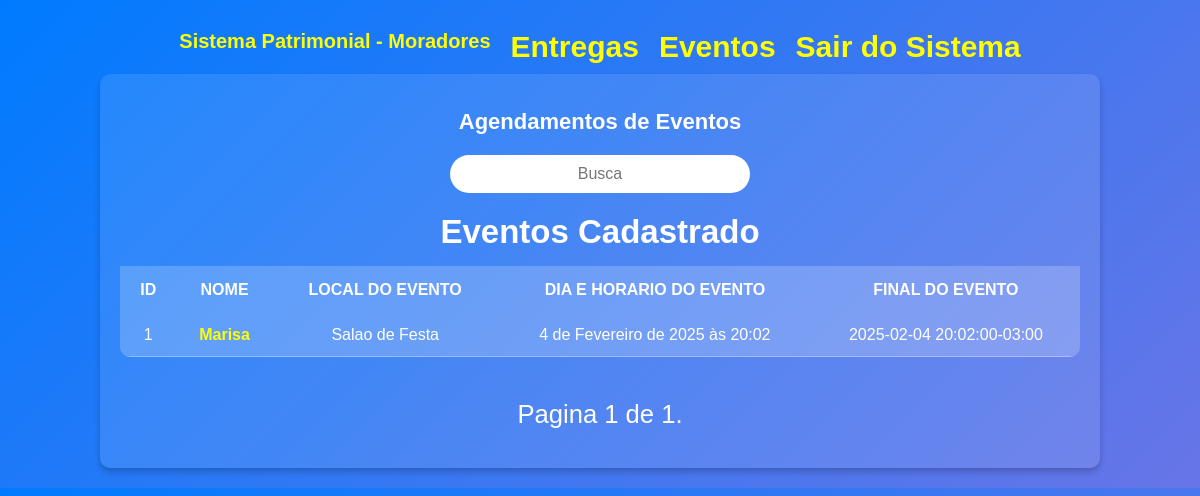
The app's page /moradores/eventos/ (signed in) with its own data.
### contact/models.py (models this page shows)
class Eventos(models.Model):
    local_evento = models.CharField(max_length=50)
    nome_responsavel = models.CharField(max_length=150)
    tipo_de_evento = models.CharField(max_length=100,  blank=True, null=True)
    apartamento = models.ForeignKey(Apartamento,
                                    on_delete=models.SET_NULL,
                                    blank=True, null=True
                                     )
    data_horas_evento = models.DateTimeField(default=timezone.now)
    horario_final_evento = models.CharField(max_length=25)
    nomes_autorizados = models.TextField()
    veiculos_autorizados = models.TextField()

### moradores/views.py (the view)
# urls.py: path('eventos/', views.eventos, name='eventos' ),
@morador_required
def eventos(request):
    morador = request.user.moradore
    eventos = Eventos.objects.filter(apartamento=morador.apartamento).order_by('-id')
    paginator = Paginator(eventos, 10)
    page_number = request.GET.get("page")
    page_obj = paginator.get_page(page_number)
    return render(request, 'moradores/eventos.html', {'page_obj': page_obj})

### moradores/views.py (called while the page is built)
def morador_required(view_func):
    @wraps(view_func)
    @login_required(login_url='moradores:login_views_moradores')  # Exige login
    def _wrapped_view(request, *args, **kwargs):
        if not hasattr(request.user, 'moradore'):  # Se não for morador
            messages.error(request, 'Acesso negado! Somente moradores podem acessar esta área.')
            return redirect('moradores:login_views_moradores')  # Redireciona para a página inicial ou login dos porteiros
        return view_func(request, *args, **kwargs)
    return _wrapped_view

### moradores/templates/moradores/eventos.html (shortened to what this page needs)
<!DOCTYPE html>
<html lang="pt-BR">
    {% include "cabecario/_base.html" %}
<body>
    {% include "cabecario/menu.html" %}
<div class="responsive-table">
    <table class="contacts-table">
        <caption class="table-caption" >
            Agendamentos de Eventos
            <div class="search">
                <form action="{% url "moradores:eventos_busca" %}"
                method="GET">
                    <input
                    type="text"
                    class="search-input"
                    placeholder="Busca"
                    id="busca_evento"
                    name="q"
                    value="{{ request.GET.q.strip }}"
                    >
                </form>
            </div>
            <h2> Eventos Cadastrado </h2>
        </caption>
        <thead>
            <tr class="table-row table-row-header">
                <th class="table-header">ID</th>
                <th class="table-header">Nome</th>
                <th class="table-header">Local do Evento</th>
                <th class="table-header">Dia e Horario do Evento</th>
                <th class="table-header">Final do Evento</th>
            </tr>
        </thead>
        <tbody>
            {% for agenda in page_obj %}
              <tr class="table-row">
                <td class="table-cel">
                    {{ agenda.id }}
                </td>
                <td class="table-cel">
                    <a href="{% url "moradores:eventos_id" agenda.id%}"
                    class="table-link"
                    >
                    {{ agenda.nome_responsavel }}
                </a>
            </td>
            <td class="table-cel">
                    {{ agenda.local_evento }}
                </td>
                <td class="table-cel">
                    {{ agenda.data_horas_evento }}
                </td>
                <td class="table-cel">
                    {{ agenda.horario_final_evento }}
                </td>
              </tr>
            {% endfor %}
        </tbody>
    </table> {% include "cabecario/_pagination.html" %}
</div>
</body>
</html>

### moradores/templates/cabecario/_base.html (style rules this page uses)
:root { --spacing: 1.5rem; --link-dark-color: rgb(255, 255, 255); --link-light-color: rgb(156, 217, 255); --clr-white: rgb(245, 245, 255); --clr-black: rgb(0, 0, 30); --clr-light-gray: rgb(230, 230, 245); --clr-dark-shadow-5: rgba(0, 0, 10, 5%); --clr-dark-shadow-10: rgba(0, 0, 10, 10%); --clr-dark-shadow-20: rgba(0, 0, 10, 20%); --clr-light-shadow-5: rgba(200, 200, 255, 5%); --clr-light-shadow-10: rgba(200, 200, 255, 10%); --clr-light-shadow-20: rgba(200, 200, 255, 20%); --main-page-width: 120rem; --table-min-width: 60rem; --biggest-font-size: 5rem; --bigger-font-size: 4rem; --big-font-size: 3.2rem; --medium-font-size: 2.4rem; --small-font-size: 1.6rem; --smaller-font-size: 1.4rem; --smallest-font-size: 1.2rem; --transition-fast: 300ms; --transition-medium: 600ms; --transition-slow: 1s; --default-border-radius: 4px; }
* { margin: 0; padding: 0; box-sizing: border-box; font-family: Arial, sans-serif; }
body { background: linear-gradient(135deg, #007bff,rgb(104, 117, 231)); color: #fff; text-align: center; padding: 20px; }
.responsive-table { max-width: 1000px; margin: auto; background: rgba(255, 255, 255, 0.1); padding: 20px; border-radius: 10px; box-shadow: 0px 4px 6px rgba(0, 0, 0, 0.2); overflow-x: auto; }
.contacts-table { width: 100%; border-collapse: collapse; border-radius: 10px; overflow: hidden; min-width: 600px; }
.table-caption { font-size: 22px; font-weight: bold; padding: 15px; }
.table-header { padding: 15px; text-transform: uppercase; font-weight: bold; }
.table-row { background: rgba(255, 255, 255, 0.2); transition: 0.3s; }
.table-cel { padding: 12px; border-bottom: 1px solid rgba(255, 255, 255, 0.3); word-break: break-word; }
.table-link { color: #ff0; text-decoration: none; font-weight: bold; }
.search { margin: 20px 0; text-align: center; }
.search-input { padding: 10px; width: 100%; max-width: 300px; border-radius: 20px; border: none; outline: none; text-align: center; font-size: 16px; }

### records on screen
Eventos: id "1", nome_responsavel "Marisa", local_evento "Salao de Festa", data_horas_evento "4 de Fevereiro de 2025 às 20:02", horario_final_evento "2025-02-04 20:02:00-03:00"

### other values on screen
{{ page_obj.number }} "1"
{{ page_obj.paginator.num_pages }} "1"
